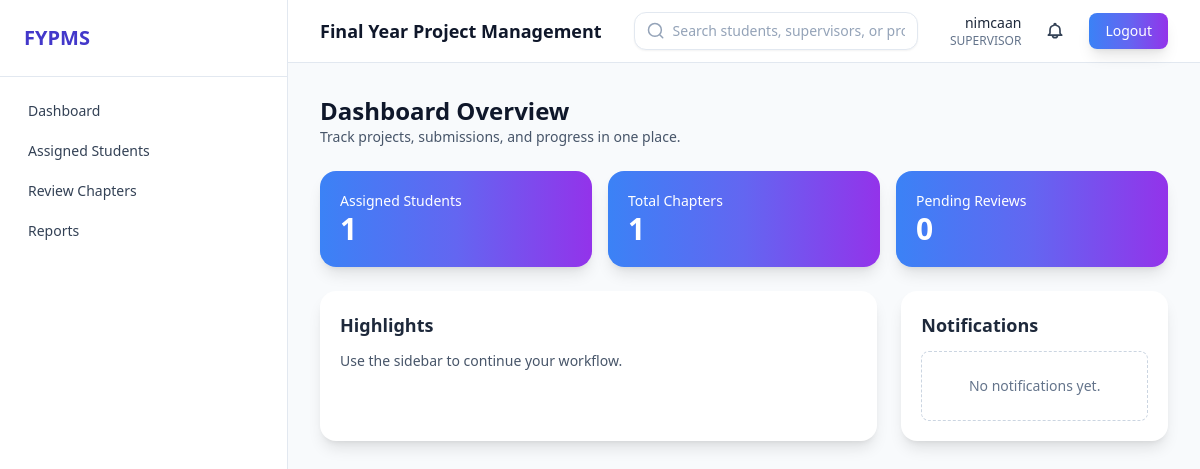
The page /dashboard/ (signed in) on the database as committed earlier.
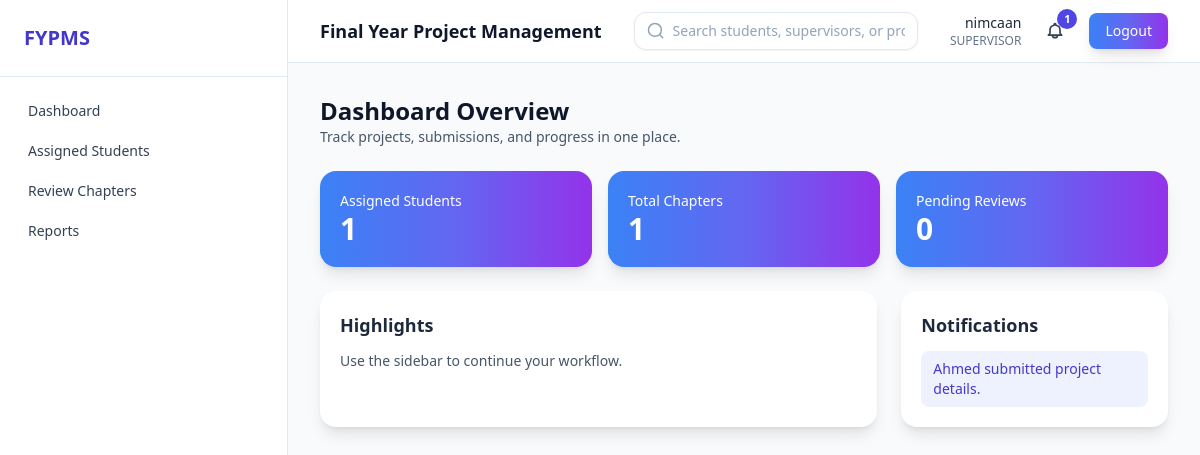
The same page on the database as committed later.
### projects/models.py (models this page shows, shortened)
class Notification(models.Model):
    user = models.ForeignKey(
        settings.AUTH_USER_MODEL,
        on_delete=models.CASCADE,
        related_name="notifications",
    )
    message = models.CharField(max_length=255)
    is_read = models.BooleanField(default=False)
    created_at = models.DateTimeField(auto_now_add=True)
    class Meta:
        ordering = ["-created_at"]

### users/views.py (the view, shortened to what this page needs)
# urls.py: path("dashboard/", DashboardView.as_view(), name="dashboard"),
class DashboardView(LoginRequiredMixin, TemplateView):
    template_name = "users/dashboard.html"
    def get_context_data(self, **kwargs):
        context = super().get_context_data(**kwargs)
        user = self.request.user
        if user.role == User.Role.ADMIN:
            context.update(
                {
                    "total_students": User.objects.filter(role=User.Role.STUDENT).count(),
                    "total_supervisors": User.objects.filter(role=User.Role.SUPERVISOR).count(),
                    "total_projects": Project.objects.count(),
                    "recent_projects": Project.objects.select_related("student").order_by("-updated_at")[:5],
                }
            )
        elif user.role == User.Role.SUPERVISOR:
            assignments = SupervisorAssignment.objects.filter(supervisor=user).select_related("student")
            student_ids = assignments.values_list("student_id", flat=True)
            chapters = Chapter.objects.filter(project__student_id__in=student_ids).select_related(
                "project", "project__student"
            )
            context.update(
                {
                    "assigned_students": assignments,
                    "chapter_count": chapters.count(),
                    "pending_reviews": chapters.filter(status=Chapter.Status.PENDING).count(),
                }
            )
        context["unread_notifications"] = user.notifications.filter(is_read=False)[:8]
        context["notifications"] = user.notifications.all()[:20]
        return context

### users/context_processors.py (called while the page is built)
def unread_notification_count(request):
    user = getattr(request, "user", None)
    if not user or not user.is_authenticated:
        return {"unread_notification_count": 0}
    from projects.models import Notification
    return {
        "unread_notification_count": Notification.objects.filter(user=user, is_read=False).count()
        if user.role in {User.Role.ADMIN, User.Role.SUPERVISOR, User.Role.STUDENT}
        else 0
    }

def unread_notification_preview(request):
    user = getattr(request, "user", None)
    if not user or not user.is_authenticated:
        return {"unread_notifications_nav": []}
    unread_qs = Notification.objects.filter(user=user, is_read=False).order_by("-created_at")[:5]
    return {"unread_notifications_nav": unread_qs}

### templates/users/dashboard.html (shortened to what the changed rows need)
{% extends "base.html" %}
{% block content %}
<div class="mb-6">
    <h2 class="text-2xl font-bold text-slate-900">Dashboard Overview</h2>
</div>
<div class="mt-6 grid gap-6 lg:grid-cols-3">
    <div id="notifications" class="rounded-2xl bg-white p-5 shadow-lg">
        <div class="space-y-3 text-sm">
            {% if user.role == "STUDENT" %}
                {% for note in notifications %}
                    <div class="rounded-xl border border-slate-200 bg-white p-3">
                        <div class="flex items-start justify-between gap-3">
                            <div class="min-w-0">
                                <p class="font-medium text-slate-800">
                                    {{ note.message }}
                                </p>
                                <p class="mt-1 text-xs text-slate-500">{{ note.created_at }}</p>
                                {% if not note.is_read %}
                                    <span class="mt-2 inline-flex rounded-full bg-indigo-50 px-2 py-0.5 text-[11px] font-bold text-indigo-700">Unread</span>
                                {% endif %}
                            </div>
                            {% if user.role == "STUDENT" %}
                                <div class="flex items-center gap-2">
                                    {% if not note.is_read %}
                                        <form method="post" action="{% url 'users:notification-read' note.pk %}">
                                            {% csrf_token %}
                                            <button type="submit" class="rounded-lg bg-indigo-600 px-2.5 py-1.5 text-xs font-bold text-white hover:bg-indigo-700">
                                                Mark read
                                            </button>
                                        </form>
                                    {% endif %}
                                    <button
                                        type="button"
                                        class="rounded-lg bg-rose-50 px-2.5 py-1.5 text-xs font-bold text-rose-700 transition hover:bg-rose-100"
                                        onclick="openDeleteModal('{{ note.pk }}')"
                                    >
                                        Delete
                                    </button>
                                    <form
                                        method="post"
                                        action="{% url 'users:notification-delete' note.pk %}"
                                        id="delete-notification-form-{{ note.pk }}"
                                        class="hidden"
                                    >
                                        {% csrf_token %}
                                        <input type="hidden" name="confirm" value="yes" />
                                    </form>
                                </div>
                            {% endif %}
                        </div>
                    </div>
                {% empty %}
                    <div class="rounded-lg border border-dashed border-slate-300 px-4 py-6 text-center text-slate-500">
                        No notifications yet.
                    </div>
                {% endfor %}
            {% else %}
                {% for note in unread_notifications %}
                    <div class="rounded-lg bg-indigo-50 px-3 py-2 text-indigo-700">
                        {{ note.message }}
                    </div>
                {% empty %}
                    <div class="rounded-lg border border-dashed border-slate-300 px-4 py-6 text-center text-slate-500">
                        No notifications yet.
                    </div>
                {% endfor %}
            {% endif %}
        </div>
    </div>
</div>
{% endblock %}

### templates/partials/navbar.html (shortened to what this page needs)
<header class="sticky top-0 z-30 border-b border-slate-200 bg-white/90 backdrop-blur">
    <div class="flex items-center justify-between px-4 py-3 sm:px-6 lg:px-8">
        <div class="flex items-center gap-3">
            <h1 class="text-lg font-semibold text-slate-900">Final Year Project Management</h1>
        </div>
        <div class="flex flex-1 items-center justify-center px-4 sm:px-6 lg:px-8">
            <div
                id="navbarSearchRoot"
                data-search-url="{% url 'projects:search' %}"
                data-search-ajax-url="{% url 'projects:search-ajax' %}"
                class="w-full max-w-xl"
            >
                <form method="get" action="{% url 'projects:search' %}" class="w-full">
                    <div class="relative">
                        <div class="flex items-center gap-2 rounded-xl border border-slate-200 bg-white px-3 py-2 shadow-sm">
                            <svg class="h-5 w-5 text-slate-400" fill="none" stroke="currentColor" viewBox="0 0 24 24">
                                <path stroke-linecap="round" stroke-linejoin="round" stroke-width="2" d="M21 21l-4.35-4.35m0 0A7.5 7.5 0 104.5 4.5a7.5 7.5 0 0012.15 12.15z"></path>
                            </svg>
                            <input
                                id="navbarSearchInput"
                                type="text"
                                name="q"
                                placeholder="Search students, supervisors, or projects..."
                                autocomplete="off"
                                spellcheck="false"
                                class="w-full bg-transparent text-sm outline-none placeholder:text-slate-400"
                                value="{{ request.GET.q|default_if_none:'' }}"
                            />
                        </div>
                    </div>
                </form>
            </div>
        </div>
        <div class="flex items-center gap-4">
            <div class="hidden text-right sm:block">
                <p class="text-sm font-medium">{{ user.username }}</p>
                <p class="text-xs text-slate-500">{{ user.role }}</p>
            </div>
            <div class="relative">
                <button
                    id="notifToggle"
                    type="button"
                    aria-haspopup="menu"
                    aria-expanded="false"
                    aria-controls="notifMenu"
                    class="relative rounded-lg p-2 text-slate-700 hover:bg-slate-100 transition"
                    onclick="toggleNotificationsMenu()"
                >
                    {% if unread_notification_count > 0 %}
                        <span class="absolute -right-1 -top-1 inline-flex h-5 min-w-5 items-center justify-center rounded-full bg-indigo-600 px-1 text-[11px] font-bold text-white">
                            {{ unread_notification_count }}
                        </span>
                    {% endif %}
                </button>
            </div>
            <form method="post" action="{% url 'users:logout' %}">
                <button type="submit" class="rounded-lg bg-gradient-to-r from-blue-500 via-indigo-500 to-purple-600 px-4 py-2 text-sm font-medium text-white shadow-lg transition-all duration-300 hover:scale-105">
                    Logout
                </button>
            </form>
        </div>
    </div>
</header>

Rows that differ between the two databases and show on the page:
added Notification: message "Ahmed submitted project details."
Other text that changed with them:
{{ unread_notification_count }}: (not shown) → "1"
text no longer shown: "No notifications yet."
